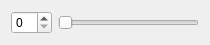
<?xml version="1.0" encoding="UTF-8"?>
<ui version="4.0">
 <class>CustomLabel</class>
 <widget class="QWidget" name="CustomLabel">
  <property name="geometry">
   <rect>
    <x>0</x>
    <y>0</y>
    <width>210</width>
    <height>41</height>
   </rect>
  </property>
  <property name="windowTitle">
   <string>Form</string>
  </property>
  <layout class="QHBoxLayout" name="horizontalLayout">
   <item>
    <widget class="QSpinBox" name="spinBox"/>
   </item>
   <item>
    <widget class="QSlider" name="horizontalSlider">
     <property name="orientation">
      <enum>Qt::Horizontal</enum>
     </property>
    </widget>
   </item>
  </layout>
 </widget>
 <resources/>
 <connections/>
</ui>
